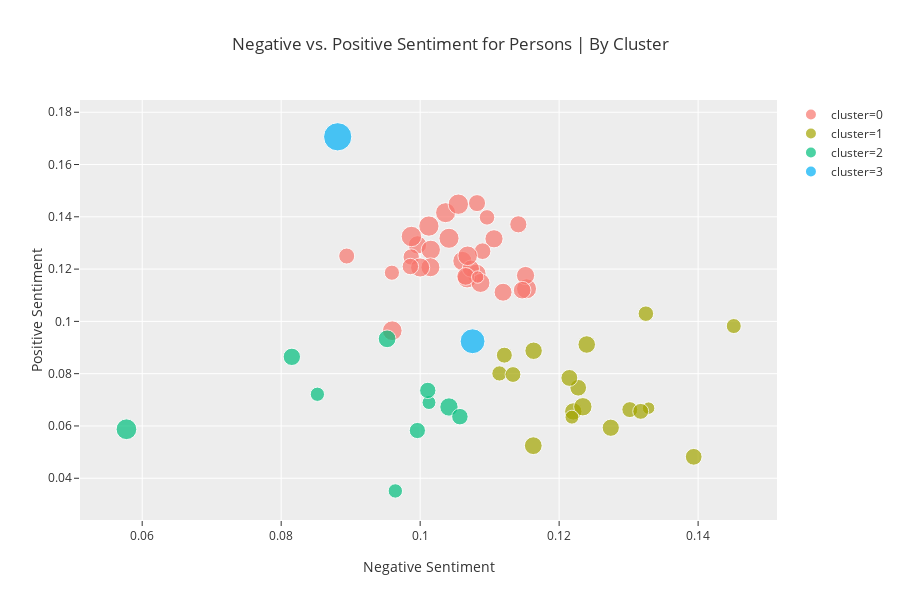

The cell this chart's notebook holds for it:
### Markdown cell above
Redo charts, except coded by clusters!

### Code cell
px.scatter(data_frame=persons_cluster.reset_index()
           ,x='neg'
           ,y='pos'
           ,size='comment_length'
           ,color='cluster'
           ,template='ggplot2'
           ,title='Negative vs. Positive Sentiment for Persons | By Cluster'
           ,hover_name='person'
           ,labels={"neg":"Negative Sentiment"
                    ,"pos":"Positive Sentiment"
                    ,"comment_length":"Avg Comment Char Length"
                   }
#            ,color_discrete_map={'got':'orange','dems': 'blue'}
          )

### Figure 1 — Plotly figure (JSON) as saved in the notebook; plotly's stock layout.template omitted (floating-point values rounded to 4 significant figures)
{"data": [{"hoverlabel": {"namelength": 0}, "hovertemplate": "<b>%{hovertext}</b><br><br>cluster=0<br>Negative Sentiment=%{x}<br>Positive Sentiment=%{y}<br>Avg Comment Char Length=%{marker.size}", "hovertext": ["bran", "jon", "dany", "doran", "cersei", "tyrion", "sansa", "arya", "stannis", "varys", "jamie", "brienne", "jorah", "theon", "hound", "littlefinger", "joffrey", "mountain", "robb", "dragons", "melisandre", "bronn", "ramsey", "missandei", "ned", "catelyn", "robert", "tommen", "viserys", "mance", "gravel"], "legendgroup": "cluster=0", "marker": {"color": "#F8766D", "size": [840.3, 795.6, 895.3, 558.0, 870.1, 810.8, 844.2, 727.9, 639.2, 807.8, 637.9, 868.6, 717.8, 718.9, 600.9, 784.4, 522.5, 582.6, 911.2, 877.0, 777.6, 700.5, 632.4, 901.3, 688.1, 676.4, 798.0, 588.3, 832.9, 499.4, 333.3], "sizemode": "area", "sizeref": 4.334, "symbol": "circle"}, "mode": "markers", "name": "cluster=0", "showlegend": true, "type": "scatter", "uid": "ed126c56-d001-45e4-8120-77fb506f8ad8", "x": [0.09599, 0.1061, 0.1013, 0.08943, 0.1037, 0.1081, 0.1068, 0.09962, 0.1073, 0.1015, 0.1141, 0.1153, 0.1106, 0.1152, 0.109, 0.1087, 0.1096, 0.09871, 0.09874, 0.1042, 0.1015, 0.1119, 0.1082, 0.1055, 0.1066, 0.1147, 0.1, 0.09859, 0.1068, 0.09593, 0.1083], "xaxis": "x", "y": [0.09644, 0.1231, 0.1365, 0.125, 0.1416, 0.1182, 0.1166, 0.1293, 0.1202, 0.1274, 0.1371, 0.1125, 0.1316, 0.1175, 0.1269, 0.1147, 0.1398, 0.1246, 0.1325, 0.1318, 0.1207, 0.1112, 0.1452, 0.1448, 0.1172, 0.1119, 0.1206, 0.121, 0.1251, 0.1186, 0.117], "yaxis": "y"}, {"hoverlabel": {"namelength": 0}, "hovertemplate": "<b>%{hovertext}</b><br><br>cluster=1<br>Negative Sentiment=%{x}<br>Positive Sentiment=%{y}<br>Avg Comment Char Length=%{marker.size}", "hovertext": ["davos", "samwell", "gilly", "margaery", "ygritte", "harris", "biden", "buttigieg", "warren", "inslee", "castro", "sanders", "bullock", "o'rourke", "bennet", "moulton", "swalwell", "yang"], "legendgroup": "cluster=1", "marker": {"color": "#A3A500", "size": [668.0, 662.9, 506.0, 488.5, 522.9, 603.9, 553.5, 651.3, 552.3, 610.3, 542.0, 620.6, 339.4, 732.3, 688.7, 420.0, 550.8, 644.7], "sizemode": "area", "sizeref": 4.334, "symbol": "circle"}, "mode": "markers", "name": "cluster=1", "showlegend": true, "type": "scatter", "uid": "87ad3b4a-e847-48b6-8826-bcbee4c205f1", "x": [0.124, 0.1163, 0.1114, 0.1451, 0.1325, 0.1227, 0.1121, 0.122, 0.1302, 0.1394, 0.1134, 0.1215, 0.1329, 0.1234, 0.1163, 0.1218, 0.1317, 0.1274], "xaxis": "x", "y": [0.09116, 0.08877, 0.08009, 0.09821, 0.103, 0.07461, 0.08708, 0.06556, 0.06625, 0.0482, 0.07967, 0.07837, 0.06681, 0.06735, 0.05246, 0.06336, 0.06558, 0.05932], "yaxis": "y"}, {"hoverlabel": {"namelength": 0}, "hovertemplate": "<b>%{hovertext}</b><br><br>cluster=2<br>Negative Sentiment=%{x}<br>Positive Sentiment=%{y}<br>Avg Comment Char Length=%{marker.size}", "hovertext": ["gendry", "jaqen", "hodor", "gillibrand", "hickenlooper", "klobuchar", "booker", "messam", "delaney", "williamson"], "legendgroup": "cluster=2", "marker": {"color": "#00BF7D", "size": [684.6, 655.2, 932.7, 730.6, 419.1, 569.8, 590.3, 449.8, 577.3, 443.6], "sizemode": "area", "sizeref": 4.334, "symbol": "circle"}, "mode": "markers", "name": "cluster=2", "showlegend": true, "type": "scatter", "uid": "d59e554e-7bad-4df7-a582-fec4d279ab28", "x": [0.09525, 0.08153, 0.05773, 0.1041, 0.1013, 0.0996, 0.1057, 0.09643, 0.1011, 0.08521], "xaxis": "x", "y": [0.09333, 0.08644, 0.05875, 0.06726, 0.06895, 0.05825, 0.06356, 0.03514, 0.0736, 0.07212], "yaxis": "y"}, {"hoverlabel": {"namelength": 0}, "hovertemplate": "<b>%{hovertext}</b><br><br>cluster=3<br>Negative Sentiment=%{x}<br>Positive Sentiment=%{y}<br>Avg Comment Char Length=%{marker.size}", "hovertext": ["oberon", "gabbard"], "legendgroup": "cluster=3", "marker": {"color": "#00B0F6", "size": [1734.0, 1340.0], "sizemode": "area", "sizeref": 4.334, "symbol": "circle"}, "mode": "markers", "name": "cluster=3", "showlegend": true, "type": "scatter", "uid": "6a052fe6-cd57-49fb-805b-615191b01a76", "x": [0.08813, 0.1075], "xaxis": "x", "y": [0.1706, 0.0924], "yaxis": "y"}], "layout": {"grid": {"xaxes": ["x"], "xgap": 0.1, "xside": "bottom", "yaxes": ["y"], "ygap": 0.1, "yside": "left"}, "height": 600, "legend": {"itemsizing": "constant", "tracegroupgap": 0}, "title": {"text": "Negative vs. Positive Sentiment for Persons | By Cluster"}, "xaxis": {"title": {"text": "Negative Sentiment"}}, "yaxis": {"title": {"text": "Positive Sentiment"}}}}
